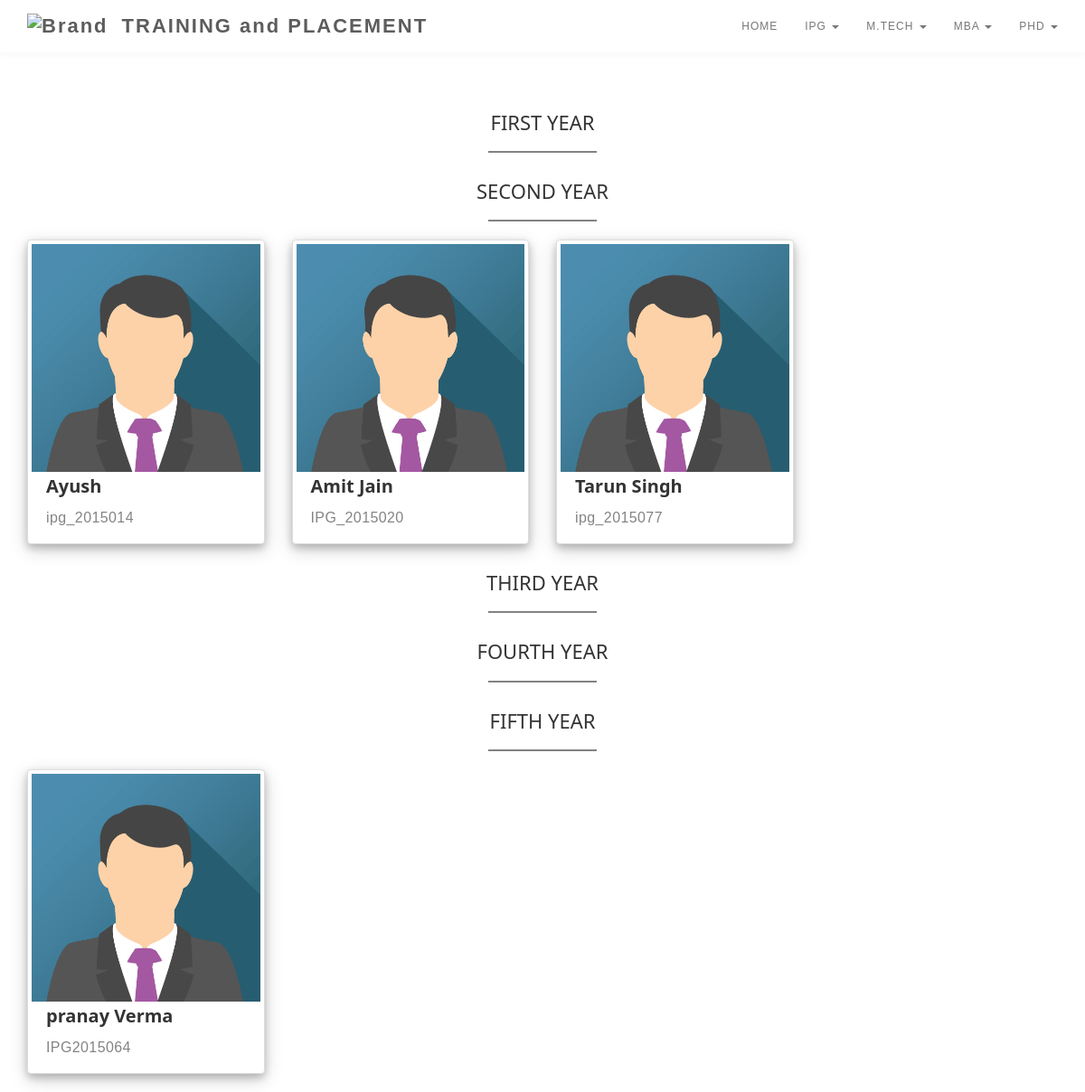
Screenshot of /ipg/ with the database file from the repository.
### students/models.py (models this page shows, shortened)
class Info(models.Model):
    class Meta:
        unique_together = (('user','Name','Roll'),)
    user = models.ForeignKey(User,default='admin')
    Course_list = (('ipg', 'IPG'), ('mtech', 'MTECH'), ('mba', 'MBA'), ('phd', 'PHD'))
    Year_list = (('first', 'FIRST'), ('second', 'SECOND'), ('third', 'THIRD'), ('fourth', 'FOURTH'), ('fifth', 'FIFTH'))
    Name = models.CharField(max_length=250, )
    Course = models.CharField(max_length=10, choices=Course_list, default='ipg', )
    Year = models.CharField(max_length=10, choices=Year_list, default='first', )
    Roll = models.CharField(max_length=100 )
    Pic = models.ImageField(default=None)
    Email = models.EmailField(max_length=250, default=None)
    Website = models.URLField(max_length=250, default=None)
    About = HTMLField(default=None)
    Education = HTMLField(default=None)
    Experience = HTMLField(default=None)
    Test_Scores = HTMLField(default=None)
    Projects = HTMLField(default=None)
    Honors_Awards = HTMLField(default=None)
    Courses = HTMLField(default=None)
    Skills = HTMLField(default=None)

### students/views.py (the view)
# urls.py: url(r'^ipg/$', views.ipg, name='ipg'),
def ipg(request):
    all_students = Info.objects.all()
    student_list=list()
    for i in all_students:
        if i.Course =='ipg':
            student_list.append(i)
    context = {'all_students': student_list}
    return render(request, 'students/ipg.html', context)

### students/templates/students/ipg.html (shortened to what this page needs)
{% extends 'students/base.html'%}
{% block body %}
{% load staticfiles %}
<section>
<div id="1st" class="container">
<div class="row">
            <div class=" text-center">
				<h1 class="heading">FIRST YEAR</h1>
				<hr>
			</div>
</div>
</div>
<div id="2nd" class="container">
<div class="row">
<div class=" text-center">
				<h1 class="heading">SECOND YEAR</h1>
				<hr>
			</div>
    {% for student in all_students %}
        {% if student.Year == 'second' %}
        <div  class="col-xs-6 col-md-3  wow fadeInUp">
    <a  href="{% url 'profile' student.id %}" class="thumbnail w3-card-4">
      <div id="logo"><img  class="img-responsive"  src="{{ student.Pic.url }}"  alt="..."></div>
        <div class="w3-container">
    <h4><b>{{ student.Name }}</b></h4>
    <p>{{ student.Roll }}</p>
  </div>
    </a></div>
    {% endif %}
{% endfor %}
</div>
</div>
<div id="3rd" class="container">
<div class="row">
<div class=" text-center">
				<h1 class="heading">THIRD YEAR</h1>
				<hr>
			</div>
</div>
</div>
<div id="4rd" class="container">
<div class="row">
<div class=" text-center">
				<h1 class="heading">FOURTH YEAR</h1>
				<hr>
			</div>
</div>
</div>
<div id="5th" class="container">
<div class="row">
<div class=" text-center">
				<h1 class="heading">FIFTH YEAR</h1>
				<hr>
			</div>
    {% for student in all_students %}
        {% if  student.Year == 'fifth' %}
        <div  class="col-xs-6 col-md-3  wow fadeInUp">
    <a  href="{% url 'profile' student.id %}" class="thumbnail w3-card-4">
      <div id="logo"><img  class="img-responsive"  src="{{ student.Pic.url }}"  alt="..."></div>
        <div class="w3-container">
    <h4><b>{{ student.Name }}</b></h4>
    <p>{{ student.Roll }}</p>
  </div>
    </a></div>
    {% endif %}
{% endfor %}
</div>
</div>
    </section>
{% endblock %}

### students/templates/students/base.html (shortened to what this page needs)
<head>
    {% load staticfiles %}
	<link rel="stylesheet" href="{% static 'students/css/bootstrap.min.css' %}">
	<link rel="stylesheet" href="{% static 'students/css/animate.min.css' %}">
	<link rel="stylesheet" href="{% static 'students/css/font-awesome.min.css' %}">
	<link rel="stylesheet" href="{% static 'students/css/style.css' %}">
	<link rel="stylesheet" href="{% static 'students/css/w3.css' %}">
</head>
<body>
{% load staticfiles %}
    <section class="navbar navbar-default navbar-fixed-top" role="navigation">
	<div class="container">
		<div class="navbar-header">
			<a href="http://www.iiitm.ac.in/" class="navbar-brand"><img alt="Brand" src="{% static 'students/images/logo_mid.png' %}"/></a>
			<a href="{% url 'index' %}" class="navbar-brand">TRAINING and PLACEMENT</a>
		</div>
		<div class="collapse navbar-collapse">
			<ul class="nav navbar-nav navbar-right">
				<li><a href="{% url 'index' %}" class="smoothScroll">HOME</a></li>
				<li class="dropdown">
          <a href="#" class="dropdown-toggle" data-toggle="dropdown" role="button" aria-haspopup="true" aria-expanded="false">IPG <span class="caret"></span></a>
        </li>
                <li class="dropdown">
          <a href="#" class="dropdown-toggle" data-toggle="dropdown" role="button" aria-haspopup="true" aria-expanded="false">M.TECH <span class="caret"></span></a>
        </li>
                <li class="dropdown">
          <a href="#" class="dropdown-toggle" data-toggle="dropdown" role="button" aria-haspopup="true" aria-expanded="false">MBA <span class="caret"></span></a>
        </li>
                <li class="dropdown">
          <a href="#" class="dropdown-toggle" data-toggle="dropdown" role="button" aria-haspopup="true" aria-expanded="false">PHD <span class="caret"></span></a>
        </li>
			</ul>
		</div>
	</div>
</section>
    <br> <br> <br> <br> <br>
{% block body %}
{% endblock %}
</body>
</html>

### students/static/students/css/style.css (style rules this page uses)
body { background: #ffffff; font-family: 'Roboto', sans-serif; font-weight: 400; position: relative; }
.heading { font-size: 22px; font-weight: 500; }
p { color: #848484; font-weight: 400; font-size: 16px; letter-spacing: 0.4px; line-height: 28px; }
hr { border-top: 2px solid #828282; width: 120px; }
.navbar-default { background: #ffffff; box-shadow: 0px 2px 8px 0px rgba(50, 50, 50, 0.04); border: none; margin-bottom: 0; }
.navbar-brand, .navbar-nav li a { line-height: 28px; }
.navbar-default .navbar-brand { color: #5C5C5C; font-size: 22px; font-weight: bold; letter-spacing: 2px; }
.navbar-default .navbar-nav li a { font-size: 12px; letter-spacing: 1px; }

### students/static/students/css/w3.css (style rules this page uses)
body { margin:0 }
article,aside,details,figcaption,figure,footer,header,hgroup,main,menu,nav,section,summary { display:block }
a { background-color:transparent }
img { border:0 }
html,body { font-family:Verdana,sans-serif;font-size:15px;line-height:1.5 }
h1,h2,h3,h4,h5,h6,.w3-slim,.w3-wide { font-family:"Segoe UI",Arial,sans-serif }
h1 { font-size:36px }
h4 { font-size:20px }
h1,h2,h3,h4,h5,h6 { font-weight:400;margin:10px 0 }
img { margin-bottom:-5px }
a { color:inherit }
.w3-container:after,.w3-row:after,.w3-row-padding:after,.w3-topnav:after,.w3-clear:after,.w3-btn-group:before,.w3-btn-group:after,.w3-btn-bar:before,.w3-btn-bar:after { content:"";display:table;clear:both }
.w3-container { padding:0.01em 16px }
.w3-card-4,.w3-hover-shadow:hover { box-shadow:0 4px 8px 0 rgba(0,0,0,0.2),0 6px 20px 0 rgba(0,0,0,0.19)!important }

### rows the page displays
Info: Pic (picture), Name "Ayush", Roll "ipg_2015014"
Info: Pic (picture), Name "Amit Jain", Roll "IPG_2015020"
Info: Pic (picture), Name "Tarun Singh", Roll "ipg_2015077"
Info: Pic (picture), Name "pranay Verma", Roll "IPG2015064"
